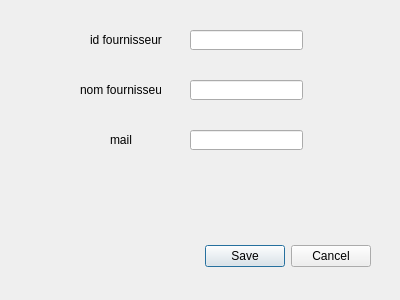
<?xml version="1.0" encoding="UTF-8"?>
<ui version="4.0">
 <class>ajouterf</class>
 <widget class="QDialog" name="ajouterf">
  <property name="geometry">
   <rect>
    <x>0</x>
    <y>0</y>
    <width>400</width>
    <height>300</height>
   </rect>
  </property>
  <property name="windowTitle">
   <string>Dialog</string>
  </property>
  <widget class="QDialogButtonBox" name="buttonBox">
   <property name="geometry">
    <rect>
     <x>30</x>
     <y>240</y>
     <width>341</width>
     <height>32</height>
    </rect>
   </property>
   <property name="orientation">
    <enum>Qt::Horizontal</enum>
   </property>
   <property name="standardButtons">
    <set>QDialogButtonBox::Cancel|QDialogButtonBox::Save</set>
   </property>
  </widget>
  <widget class="QLabel" name="label">
   <property name="geometry">
    <rect>
     <x>90</x>
     <y>30</y>
     <width>81</width>
     <height>20</height>
    </rect>
   </property>
   <property name="text">
    <string>id fournisseur</string>
   </property>
  </widget>
  <widget class="QLabel" name="label_2">
   <property name="geometry">
    <rect>
     <x>80</x>
     <y>80</y>
     <width>81</width>
     <height>20</height>
    </rect>
   </property>
   <property name="text">
    <string>nom fournisseur</string>
   </property>
  </widget>
  <widget class="QLabel" name="label_3">
   <property name="geometry">
    <rect>
     <x>110</x>
     <y>130</y>
     <width>51</width>
     <height>20</height>
    </rect>
   </property>
   <property name="text">
    <string>mail</string>
   </property>
  </widget>
  <widget class="QLineEdit" name="lineEdit">
   <property name="geometry">
    <rect>
     <x>190</x>
     <y>30</y>
     <width>113</width>
     <height>20</height>
    </rect>
   </property>
  </widget>
  <widget class="QLineEdit" name="lineEdit_2">
   <property name="geometry">
    <rect>
     <x>190</x>
     <y>80</y>
     <width>113</width>
     <height>20</height>
    </rect>
   </property>
  </widget>
  <widget class="QLineEdit" name="lineEdit_3">
   <property name="geometry">
    <rect>
     <x>190</x>
     <y>130</y>
     <width>113</width>
     <height>20</height>
    </rect>
   </property>
  </widget>
 </widget>
 <resources/>
 <connections>
  <connection>
   <sender>buttonBox</sender>
   <signal>accepted()</signal>
   <receiver>ajouterf</receiver>
   <slot>accept()</slot>
   <hints>
    <hint type="sourcelabel">
     <x>248</x>
     <y>254</y>
    </hint>
    <hint type="destinationlabel">
     <x>157</x>
     <y>274</y>
    </hint>
   </hints>
  </connection>
  <connection>
   <sender>buttonBox</sender>
   <signal>rejected()</signal>
   <receiver>ajouterf</receiver>
   <slot>reject()</slot>
   <hints>
    <hint type="sourcelabel">
     <x>316</x>
     <y>260</y>
    </hint>
    <hint type="destinationlabel">
     <x>286</x>
     <y>274</y>
    </hint>
   </hints>
  </connection>
 </connections>
</ui>
